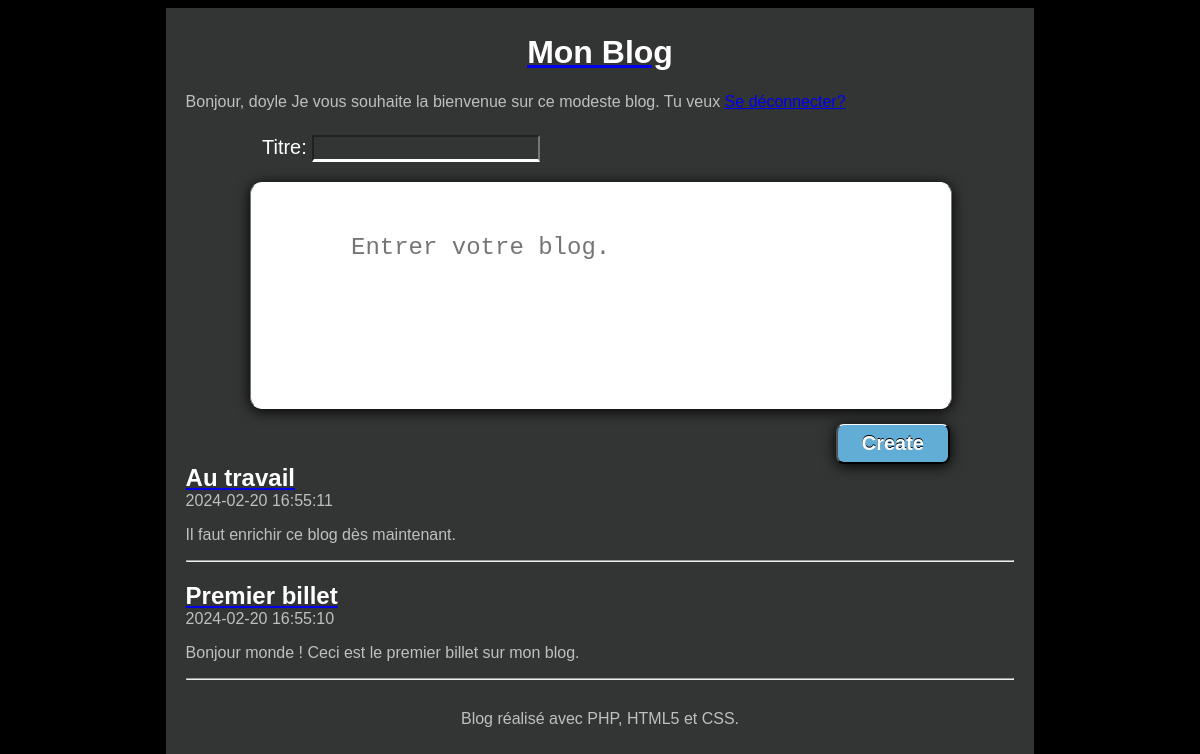
The page /index.php (signed in) on the database its author committed.
### tables this page shows
CREATE TABLE `t_billet` (
  `BIL_ID` int(11) NOT NULL,
  `BIL_DATE` datetime NOT NULL,
  `BIL_TITRE` varchar(100) NOT NULL,
  `BIL_CONTENU` varchar(400) NOT NULL
);

### Controleur/ControleurAccueil.php (called while the page is built, shortened)
<?php
require_once 'Modele/Billet.php';
require_once 'Vue/Vue.php';
class ControleurAccueil
{
    private $billet;
    public function __construct()
    {
        $this->billet = new Billet();
    }
    public function accueil()
    {
        $billets = $this->billet->getBillets();
        $vue = new Vue("Accueil");
        $vue->generer(array('billets' => $billets));
    }
}

### index.php (called while the page is built)
<?php
    require 'Controleur/Routeur.php';
    $routeur = new Routeur();
    $routeur->routerRequete();

### Modele/Billet.php (called while the page is built, shortened)
<?php
require_once 'Modele/Modele.php';
class Billet extends Modele
{
    public function getBillets()
    {
        $sql = 'select BIL_ID as id, BIL_DATE as date,'
            . ' BIL_TITRE as titre, BIL_CONTENU as contenu from T_BILLET'
            . ' order by BIL_ID desc';
        $billets = $this->executerRequete($sql);
        return $billets;
    }
}

### Modele/Modele.php (called while the page is built)
<?php
abstract class Modele
{
    private $bdd;
    protected function executerRequete($sql, $params = null)
    {
        if ($params == null) {
            $resultat = $this->getBdd()->query($sql);
        } else {
            $resultat = $this->getBdd()->prepare($sql);
            $resultat->execute($params);
        }
        return $resultat;
    }
    private function getBdd()
    {
        if ($this->bdd == null) {
            $this->bdd = new PDO(
                'mysql:host=localhost;dbname=monblog;charset=utf8',
                'root',
                '',
                array(PDO::ATTR_ERRMODE => PDO::ERRMODE_EXCEPTION)
            );
        }
        return $this->bdd;
    }
}

### Vue/vueAccueil.php (the view)
<?php include 'Vue/ajoutbillet.php'; ?>
<?php $this->titre = "Mon Blog"; ?>
<?php foreach ($billets as $billet) :
?>
    <article>
        <header>
            <a href="<?= "index.php?action=billet&id=" . $billet['id'] ?>">
                <h1 class="titreBillet"><?= $billet['titre'] ?></h1>
            </a>
            <time><?= $billet['date'] ?></time>
        </header>
        <p><?= $billet['contenu'] ?></p>
    </article>
    <hr />
<?php endforeach; ?>

### Vue/ajoutbillet.php (shortened to what this page needs)
<head>
    <link rel="stylesheet" href="Contenu/billet.css" />
</head>
<div id="wrapper">
  <form id="paper" method="post" action="index.php?action=ajouter">
    <div id="margin">Titre: <input id="title" type="text" name="titre"></div>
    <textarea placeholder="Entrer votre blog." id="text" name="contenu" rows="4" style="overflow: hidden; word-wrap: break-word; resize: none; height: 160px; "></textarea>
    <br>
    <input id="button" type="submit" value="Create">
  </form>
</div>

### Vue/gabarit.php (shortened to what this page needs)
<!doctype html>
<html lang="fr">
<head>
    <link rel="stylesheet" href="Contenu/style.css" />
</head>
<body>
    <div id="global">
        <header>
            <a href="index.php">
                <h1 id="titreBlog">Mon Blog</h1>
            </a>
            <p> <?php include 'log.php'; ?></p>
        </header>
        <div id="contenu">
            <?= $contenu ?>
        </div>
        <footer id="piedBlog">
            Blog réalisé avec PHP, HTML5 et CSS.
        </footer>
    </div>
</body>
</html>

### Vue/log.php
<?php
if (isset($_SESSION['loggedin']) && $_SESSION['loggedin'] === TRUE) {
    echo "Bonjour, " . $_SESSION['username'] . " Je vous souhaite la bienvenue sur ce modeste blog.";
    echo ' Tu veux <a href="index.php?action=logout">Se déconnecter?</a>';
} else {
    echo 'Je vous souhaite la bienvenue sur ce modeste blog. Tu veux<a href="login.php">
            <button class="login-btn">Se connecter</button>
        </a>?';
}

### Controleur/Routeur.php (shortened to what this page needs)
<?php
require_once 'Controleur/ControleurAccueil.php';
require_once 'Vue/Vue.php';
class Routeur
{
    private $ctrlAccueil;
    private $ctrlBillet;
    private $ctrlUser;
    public function __construct()
    {
        $this->ctrlAccueil = new ControleurAccueil();
        $this->ctrlBillet = new ControleurBillet();
        $this->ctrlUser = new AuthControleur();
    }
    public function routerRequete()
    {
        try {
            if (isset($_GET['action'])) {
                if ($_GET['action'] == 'billet') {
                    $idBillet = intval($this->getParametre($_GET, 'id'));
                    if ($idBillet != 0) {
                        $this->ctrlBillet->billet($idBillet);
                    } else
                        throw new Exception("Identifiant de billet non valide");
                }else if ($_GET['action'] == 'ajouter') {
                    $titre = $this->getParametre($_POST, 'titre');
                    $contenu = $this->getParametre($_POST, 'contenu');
                    $this->ctrlAccueil->ajouterBillets($titre, $contenu);
                } else if ($_GET['action'] == 'commenter') {
                    $auteur = $this->getParametre($_POST, 'auteur');
                    $contenu = $this->getParametre($_POST, 'contenu');
                    $idBillet = $this->getParametre($_POST, 'id');
                    $this->ctrlBillet->commenter($auteur, $contenu, $idBillet);
                } else if ($_GET['action'] == 'register') {
                    $email = $this->getParametre($_POST, 'email');
                    $username = $this->getParametre($_POST, 'username');
                    $password = $this->getParametre($_POST, 'password');
                    $this->ctrlUser->register($email, $username, $password);
                } else if ($_GET['action'] == 'login') {
                    $email = $this->getParametre($_POST, 'email');
                    $password = $this->getParametre($_POST, 'password');
                    $this->ctrlUser->login($email, $password);
                } else if ($_GET['action'] == 'logout') {
                    $this->ctrlUser->logout();
                } else
                    throw new Exception("Action non valide");
            }else if(isset($_SESSION['loggedin']) && $_SESSION['loggedin'] === TRUE){
                $this->ctrlAccueil->accueil();
            }
             else {
                header("Location: login.php");
                exit();
            }
        } catch (Exception $e) {
            $this->erreur($e->getMessage());
        }
    }
}

### Vue/Vue.php (shortened to what this page needs)
<?php
class Vue
{
    private $fichier;
    private $titre;
    public function __construct($action)
    {
        $this->fichier = "Vue/vue" . $action . ".php";
    }
    public function generer($donnees)
    {
        $contenu = $this->genererFichier($this->fichier, $donnees);
        $vue = $this->genererFichier(
            'Vue/gabarit.php',
            array('titre' => $this->titre, 'contenu' => $contenu)
        );
        echo $vue;
    }
    private function genererFichier($fichier, $donnees)
    {
        if (file_exists($fichier)) {
            extract($donnees);
            require $fichier;
            return ob_get_clean();
        } else {
            throw new Exception("Fichier '$fichier' introuvable");
        }
    }
}

### Contenu/style.css (style rules this page uses)
html, body { height: 100%; }
body { color: #bfbfbf; background: black; font-family: 'Futura-Medium', 'Futura', 'Trebuchet MS', sans-serif; }
h1 { color: white; }
.titreBillet { margin-bottom : 0px; }
#global { min-height: 100%; background: #333534; width: 70%; margin: auto; text-align: justify; padding: 5px 20px; }
#contenu { margin-bottom : 30px; }
#titreBlog, #piedBlog { text-align: center; }

### Contenu/billet.css (style rules this page uses)
#paper { color:#FFF; font-size:20px; }
#margin { margin-left:12px; margin-bottom:20px; -webkit-user-select: none; -moz-user-select: none; -ms-user-select: none; -o-user-select: none; user-select: none; }
#text { width:500px; overflow:hidden; background-color:#FFF; color:#222; font-family:Courier, monospace; font-weight:normal; font-size:24px; resize:none; line-height:40px; padding-left:100px; padding-right:100px; padding-top:45px; padding-bottom:20px; background-image:url(https://static.tumblr.com/maopbtg/E9Bmgtoht/lines.png), url(https://static.tumblr.com/maopbtg/nBUmgtogx/paper.png); background-repeat:repeat-y, repeat; -webkit-border-radius:12px; border-radius:12px; -webkit-box-shadow: 0px 2px 14px #000; box-shadow: 0px 2px 14px #000; border-top:1px solid #FFF; border-bottom:1px solid #FFF; }
#title { background-color:transparent; border-bottom:3px solid #FFF; color:#FFF; font-size:20px; font-family:Courier, monospace; height:20px; font-weight:bold; width:220px; }
#button { cursor:pointer; margin-top:10px; float:right; height:40px; padding-left:24px; padding-right:24px; font-family:Arial, Helvetica, sans-serif; font-weight:bold; font-size:20px; color:#FFF; text-shadow: 0px -1px 0px #000000; -webkit-border-radius:8px; border-radius:8px; border-top:1px solid #FFF; -webkit-box-shadow: 0px 2px 14px #000; box-shadow: 0px 2px 14px #000; background-color: #62add6; background-image:url(https://static.tumblr.com/maopbtg/ZHLmgtok7/button.png); background-repeat:repeat-x; }
#wrapper { width:700px; height:auto; margin-left:auto; margin-right:auto; margin-top:24px; margin-bottom:50px; }

### rows shown on the page
t_billet: BIL_TITRE "Au travail", BIL_DATE "2024-02-20 16:55:11", BIL_CONTENU "Il faut enrichir ce blog dès maintenant."
t_billet: BIL_TITRE "Premier billet", BIL_DATE "2024-02-20 16:55:10", BIL_CONTENU "Bonjour monde ! Ceci est le premier billet sur mon blog."

### other values the page prints
$_SESSION['username'] "doyle"
